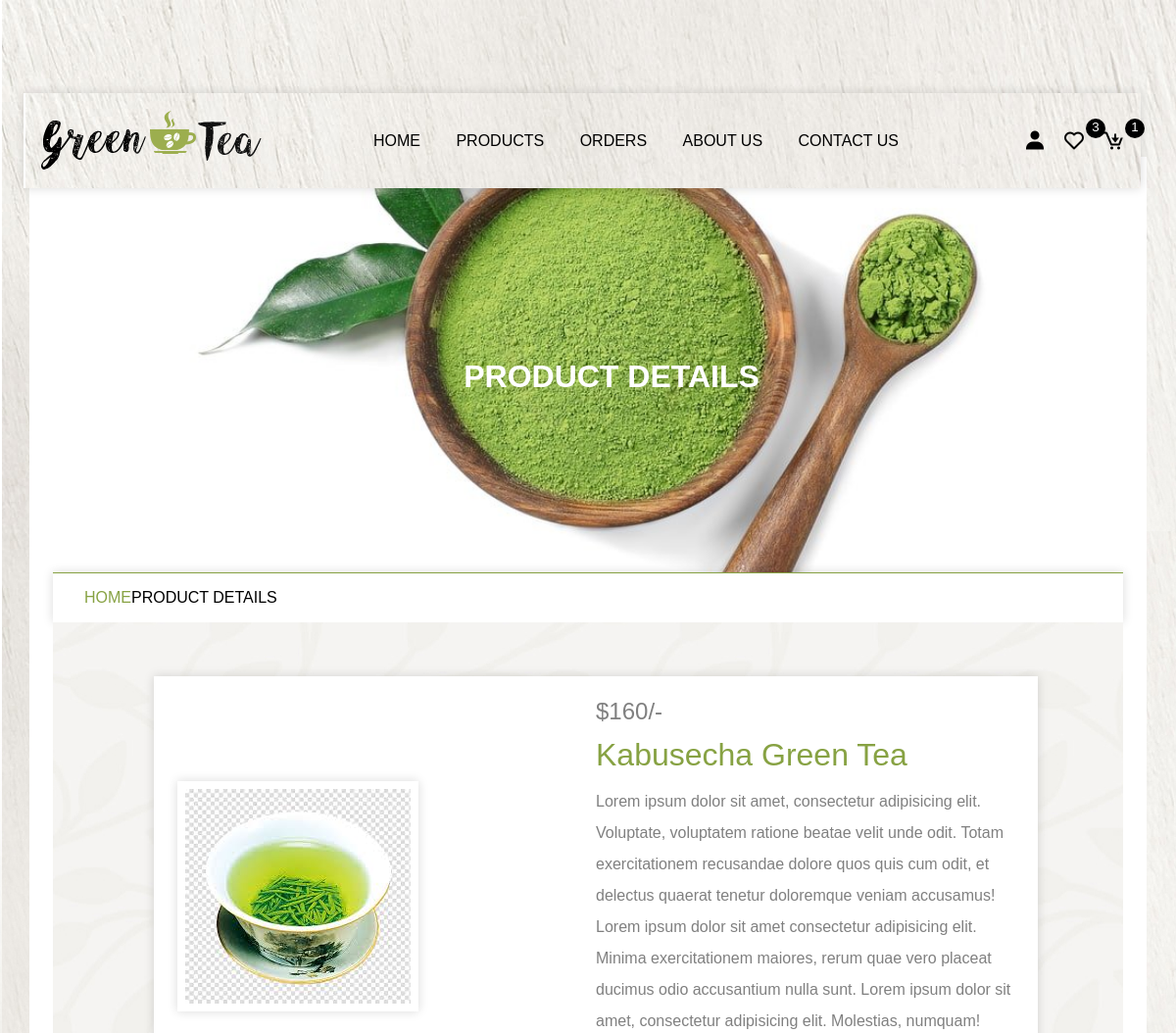
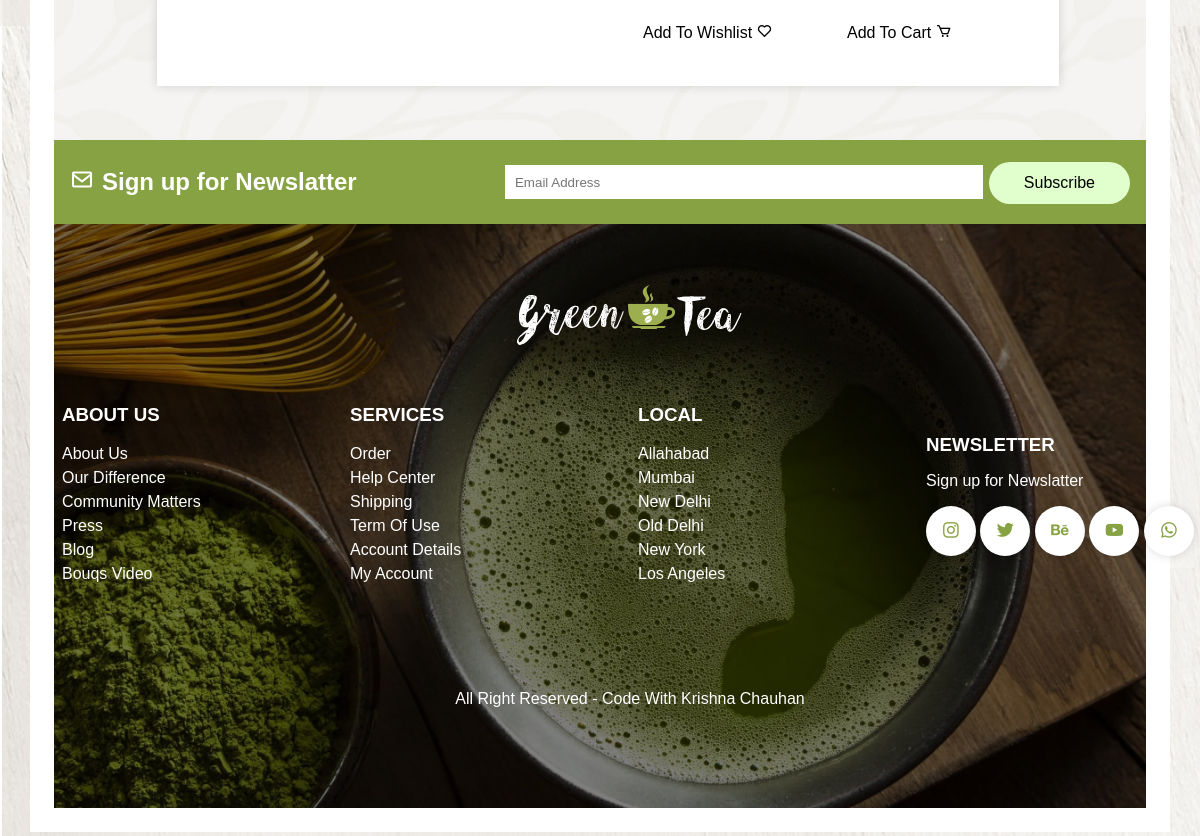
The app's page /view_page.php?pid=3 with its own data (2 pictures, top to bottom).
### tables this page shows
CREATE TABLE `products` (
  `id` int(25) NOT NULL,
  `name` varchar(255) NOT NULL,
  `price` int(255) NOT NULL,
  `image` varchar(255) NOT NULL,
  `product_detail` varchar(255) NOT NULL
);

### view_page.php (the view, shortened to what this page needs)
<?php
include 'components/connection.php';
?>
<!DOCTYPE html>
<html lang="en">
<head>
    <link href='https://unpkg.com/boxicons@2.1.4/css/boxicons.min.css' rel='stylesheet'>
</head>
<body>
    <?php include 'components/header.php';?>
    <div class="main">
        <div class="banner">
            <h1>Product Details</h1>
        </div>
        <div class="title2">
            <a href="home.php">Home</a><span>Product Details</span>
        </div>
        <section class="view_page">
            <?php
                if(isset($_GET['pid'])){
                    $pid = $_GET['pid'];
                    $select_products = $conn->prepare("SELECT * FROM `products` WHERE id = '$pid'");
                    $select_products->execute();
                    if($select_products->rowCount() > 0){
                        while($fetch_products = $select_products->fetch(PDO::FETCH_ASSOC)){
            ?>
            <form action="" method="post">
                <img src="img/<?php echo $fetch_products['image'];?>">
                <div class="detail">
                    <div class="price">$<?php echo $fetch_products['price']; ?>/-</div>
                    <div class="name"><?php echo $fetch_products['name']; ?></div>
                    <div class="detail">
                        <p>Lorem ipsum dolor sit amet, consectetur adipisicing elit. Voluptate, voluptatem ratione beatae velit unde odit. Totam exercitationem recusandae dolore quos quis cum odit, et delectus quaerat tenetur doloremque veniam accusamus! Lorem ipsum dolor sit amet consectetur adipisicing elit. Minima exercitationem maiores, rerum quae vero placeat ducimus odio accusantium nulla sunt. Lorem ipsum dolor sit amet, consectetur adipisicing elit. Molestias, numquam!
                        </p>
                    </div>
                    <div class="button">
                        <button type="submit" name="add_to_wishlist" class="btn">add to wishlist <i class="bx bx-heart"></i></button>
                        <button type="submit" name="add_to_cart" class="btn">add to cart <i class="bx bx-cart"></i></button>
                    </div>
                </div>
            </form>
            <?php
                       }
                    }
                 }
            ?>
        </section>
     <?php include 'components/footer.php'; ?>
    </div>
</body>
</html>

### records on screen
products: image (picture), price "160", name "Kabusecha Green Tea"

### other values on screen
$total_wishlist_items "3"
$total_cart_items "1"
